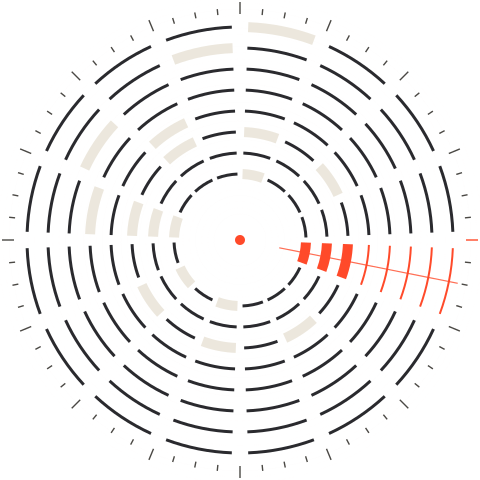

Python code for this plot:
# The generative "circular sequencer": 8 rings (BD inside .. CY outside), 16 steps each, the same beat as the grid.
import math
lanes = [[1, 5, 9, 11, 13], [5, 13], [1, 3, 5, 7, 9, 11, 13, 15], [15], [13], [14], [16], [1]]
play, ACC, ON, OFF = 5, '#ff4a2a', '#ece7dd', '#2a2a2e'
S, C = 480, 240
def arc(r, a0, a1):
    p = lambda a: (C + r * math.cos(math.radians(a - 90)), C + r * math.sin(math.radians(a - 90)))
    (x0, y0), (x1, y1) = p(a0), p(a1)
    return 'M%.2f %.2f A%.2f %.2f 0 0 1 %.2f %.2f' % (x0, y0, r, r, x1, y1)
o = ['<svg xmlns="http://www.w3.org/2000/svg" viewBox="0 0 %d %d" width="%d" height="%d">' % (S, S, S, S)]
for i in range(36):                                   # hairline texture
    r = 26 + i * 6.2
    o.append('<circle cx="%d" cy="%d" r="%.1f" fill="none" stroke="#ece7dd" stroke-opacity="%.3f" stroke-width="0.6"/>' % (C, C, r, 0.03 + 0.03 * (i % 3 == 0)))
for k in range(64):                                   # outer tick ring
    a = math.radians(k * 360 / 64 - 90); r0, r1 = 226, 232 if k % 4 else 238
    o.append('<line x1="%.2f" y1="%.2f" x2="%.2f" y2="%.2f" stroke="%s" stroke-width="1.4"/>' % (
        C + r0 * math.cos(a), C + r0 * math.sin(a), C + r1 * math.cos(a), C + r1 * math.sin(a), ACC if k == (play - 1) * 4 else '#4a4844'))
for li, steps in enumerate(lanes):
    r = 66 + li * 21
    for s in range(1, 17):
        a0 = (s - 1) * 22.5 + 2.2; a1 = s * 22.5 - 2.2
        on, head = s in steps, s == play
        if on:
            col = ACC if head else ON
            o.append('<path d="%s" fill="none" stroke="%s" stroke-width="10" stroke-linecap="butt"/>' % (arc(r, a0, a1), col))
        else:
            o.append('<path d="%s" fill="none" stroke="%s" stroke-width="%s"/>' % (arc(r, a0, a1), ACC if head else OFF, 2 if head else 3))
a = math.radians((play - 0.5) * 22.5 - 90)            # the playhead
o.append('<line x1="%.2f" y1="%.2f" x2="%.2f" y2="%.2f" stroke="%s" stroke-width="1.2" stroke-opacity="0.8"/>' % (
    C + 40 * math.cos(a), C + 40 * math.sin(a), C + 222 * math.cos(a), C + 222 * math.sin(a), ACC))
o.append('<circle cx="%d" cy="%d" r="5" fill="%s"/>' % (C, C, ACC))
o.append('</svg>')
open('rings.svg', 'w').write('\n'.join(o))
import cairosvg
cairosvg.svg2png(url='rings.svg', write_to='rings.png', output_width=S * 2, output_height=S * 2)
print('ok')
